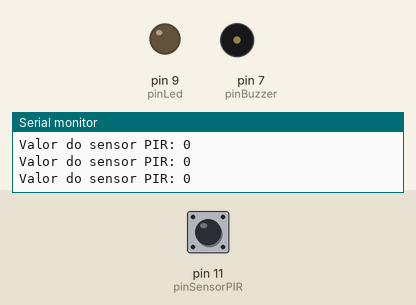
A sketch run on a simulated Arduino Uno, built with avr-gcc and run on an emulated ATmega328P. Shown: output pins drawn as LEDs (lit = HIGH), buzzer (waves = sounding), the last lines printed to the serial monitor. The inputs (shaded band) are chosen by the test bench; at power-on: pin 11 (pinSensorPIR) LOW.

Above: at 1.2 s.
1.3 s: pin 11 (pinSensorPIR) driven HIGH
At 2.5 s:
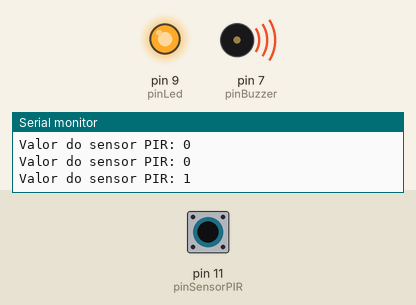
2.8 s: pin 11 (pinSensorPIR) driven LOW
At 5.7 s:
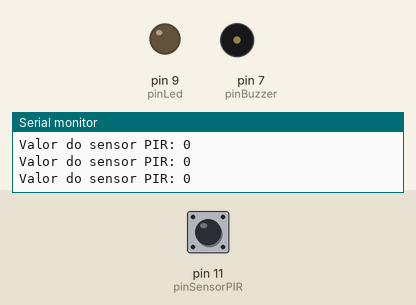
5.8 s: pin 11 (pinSensorPIR) pulsed HIGH 2 times (0.12 s each, 0.3 s apart)
At 6.3 s:
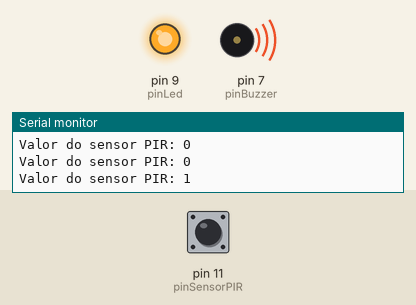
Timing chart, 0 to 11.3 s (numbered marks = the images above; inputs shaded):
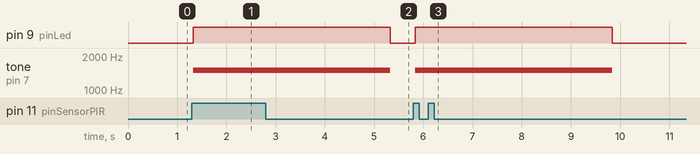

The sketch:

sensor_de_presen_a.ino
```cpp
/*
 * ALARME COM SENSOR DE MOVIMENTO PIR DYP-ME003
 * SENAI CFP 7.91 BOTUCATU SP
 * CURSO TECNICO DE ELETROELETRONICA
 * ALUNO MICAELISON PIRES
 */

 //Declaração das variaveis referentes aos pinos digitais
  int pinBuzzer = 7;
  int pinSensorPIR = 11;
  int pinLed = 9;
  int valorSensorPIR = 0;
void setup() {
  Serial.begin(9600);   //Iniciando o serial motor

   //Definido pinos como de entrada ou de saída
  pinMode(pinBuzzer,OUTPUT);
  pinMode(pinSensorPIR,INPUT);
  pinMode(pinLed,OUTPUT);

}

void loop() {
  //Lendo o valor do sensor PIR. Este sensor pode assumir 2 valores, sendo 1 quando detecta algum movimento e 0 quando não detecta
  valorSensorPIR = digitalRead(pinSensorPIR);

 Serial.print("Valor do sensor PIR: ");
 Serial.println(valorSensorPIR == 1);

 //Verificando se ocorreu detecção de movimentos
 if (valorSensorPIR == 1) {


   ligarAlarme();
 } else {
  desligaAlarme();

 }

}

void ligarAlarme() {
  //Ligando o led
  digitalWrite(pinLed, HIGH);

   //Ligando o buzzer com uma frequencia de 1500 hz.
   tone(pinBuzzer,1500);

   delay(4000); //tempo que o led fica aceso e o buzzer toca

   desligaAlarme();
}

void desligaAlarme() {
  // Desligando o led
  digitalWrite(pinLed, LOW);

  //Desligando o buzzer
  noTone(pinBuzzer);
}
```

Measured:
- after the input at 1.3 s, pin 9 (pinLed): LOW → HIGH at once; tone on pin 7 (pinBuzzer): silent → 1500 Hz at once
- after the input at 2.8 s, pin 9 (pinLed): HIGH → LOW after 2.5 s; tone on pin 7 (pinBuzzer): 1500 Hz → silent after 2.5 s
- after the input at 5.8 s, pin 9 (pinLed): LOW → HIGH at once, → LOW 4.0 s later; tone on pin 7 (pinBuzzer): silent → 1500 Hz at once, → silent 4.0 s later
